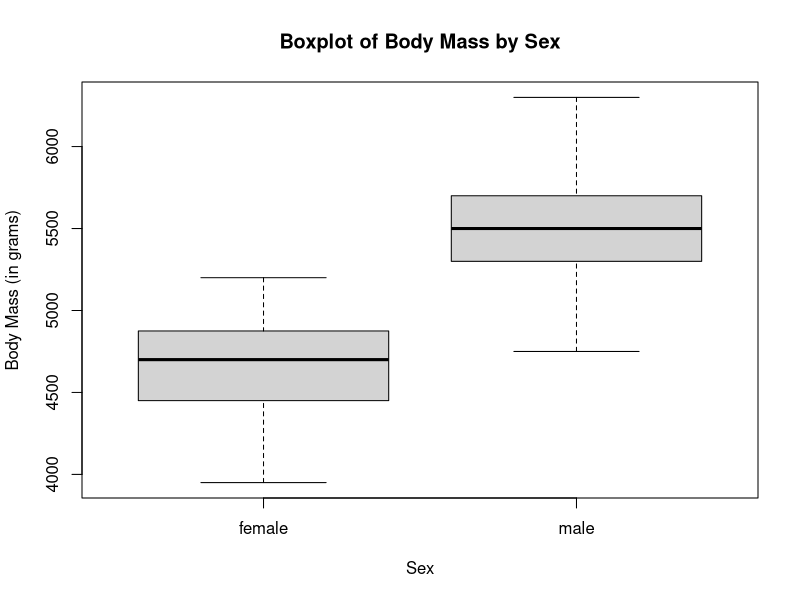
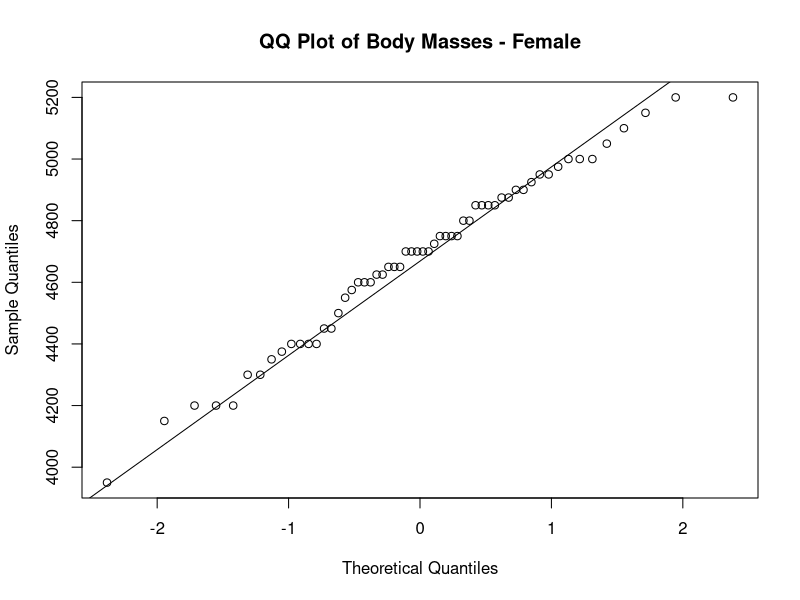

The R script that drew these images, in order:
## ---- chunk 1
knitr::opts_chunk$set(echo = TRUE)
## ---- chunk 2
gentoo <- read.csv("gentoo.csv")
## ---- chunk 3
head(gentoo)
## ---- chunk 4
boxplot(gentoo$body_mass_g ~ gentoo$sex,
        xlab = "Sex",
        ylab = "Body Mass (in grams)",
        main = "Boxplot of Body Mass by Sex")
## ---- chunk 5
# Replace this text with your code

## ---- chunk 6
female <- subset(gentoo, sex == "female")
## ---- chunk 7
head(female)
## ---- chunk 8
unique(gentoo$sex)
## ---- chunk 9
# Replace this text with your code

## ---- chunk 10
qqnorm(female$body_mass_g, main = "QQ Plot of Body Masses - Female")
qqline(female$body_mass_g)
## ---- chunk 11
# Replace this text with your code

## ---- chunk 12
t.test(gentoo$body_mass_g ~ gentoo$sex,
       mu = 0,
       alternative = "two.sided")
## ---- chunk 13
# Replace this text with your code

## ---- chunk 14

twoPopPropHT <- function(x1, n1, x2, n2, alternative = "two.sided"){
  
  # Calculates the sample proportions 
  phat1 <- x1 / n1
  phat2 <- x2 / n2
  
  # Calculates the estimate of the common population proportion
  phat <- ((n1 * phat1) + (n2 * phat2)) / (n1 + n2)
  
  # Calculates the null standard error
  null.se <- sqrt((phat * (1 - phat)) * ((1 / n1) + (1 / n2)))
  
  # Calculates the z test statistic
  z.test.stat <- (phat1 - phat2) / null.se
  
  # Calculates the p-value (based on the alternative hypothesis provided - default is two-sided)
  if (alternative == "greater") {p.value <- pnorm(z.test.stat, lower.tail = FALSE)
  } else if (alternative == "less") {p.value <- pnorm(z.test.stat, lower.tail = TRUE)
  } else if (alternative == "two.sided") {p.value <- 2 * pnorm(abs(z.test.stat), lower.tail = FALSE)
  }
  
  # Returns list of helpful values
  return(list("phat1" = phat1, "phat2" = phat2, 
              "z.test.stat" = z.test.stat, "p.value" = p.value))
}
## ---- chunk 15
twoPopPropHT(x1 = 180, n1 = 200, x2 = 80, n2 = 100, alternative = "two.sided")
## ---- chunk 16
sharktank <- read.csv("SharkTank.csv")
## ---- chunk 17
# Replace this text with your code

## ---- chunk 18
# Replace this text with your code

## ---- chunk 19
# Replace this text with your code

## ---- chunk 20
# Replace this text with your code

